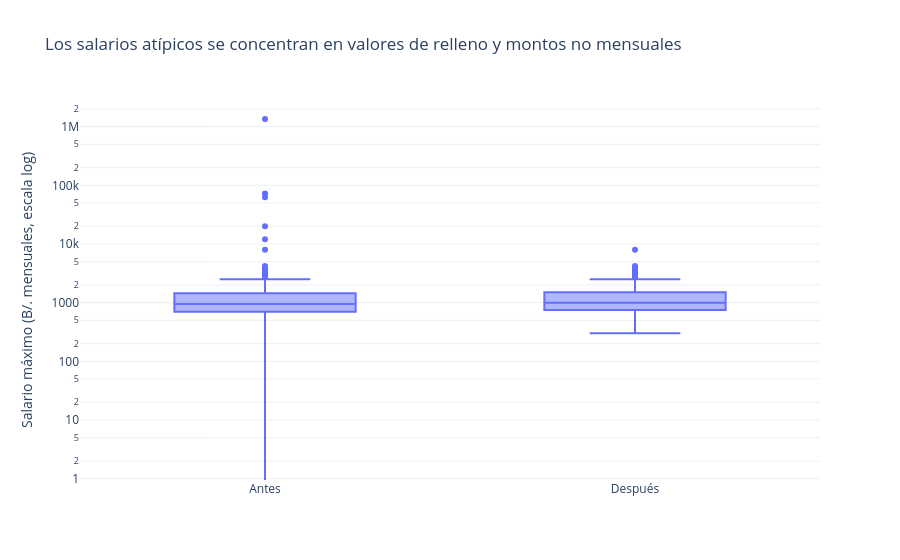

Notebook code cell kept with this figure:
### Code cell
# Salario máximo antes y después de tratar los atípicos (escala logarítmica para ver los extremos)
comparacion_salario = pd.concat([
    pd.DataFrame({"salario_max": salario_antes["salario_max"], "momento": "Antes"}),
    pd.DataFrame({"salario_max": df["salario_max"], "momento": "Después"}),
]).dropna()

fig = px.box(comparacion_salario, x="momento", y="salario_max", log_y=True, points="outliers",
             title="Los salarios atípicos se concentran en valores de relleno y montos no mensuales",
             labels={"salario_max": "Salario máximo (B/. mensuales, escala log)", "momento": ""})
fig.show()

### Figure 1 — Plotly figure (JSON) as saved in the notebook; plotly's stock layout.template omitted (floating-point values rounded to 4 significant figures; data arrays with more than 128 entries replaced by an {"elided": "..."} marker saying what was removed)
{"data": [{"alignmentgroup": "True", "boxpoints": "outliers", "hovertemplate": "=%{x}<br>Salario máximo (B/. mensuales, escala log)=%{y}<extra></extra>", "legendgroup": "", "marker": {"color": "#636efa"}, "name": "", "notched": false, "offsetgroup": "", "orientation": "v", "showlegend": false, "type": "box", "x": {"elided": "922 str values"}, "x0": " ", "xaxis": "x", "y": {"elided": "922 float values"}, "y0": " ", "yaxis": "y"}], "layout": {"boxmode": "group", "legend": {"tracegroupgap": 0}, "title": {"text": "Los salarios atípicos se concentran en valores de relleno y montos no mensuales"}, "xaxis": {"anchor": "y", "domain": [0, 1], "title": {"text": ""}}, "yaxis": {"anchor": "x", "domain": [0, 1], "title": {"text": "Salario máximo (B/. mensuales, escala log)"}, "type": "log"}}}
